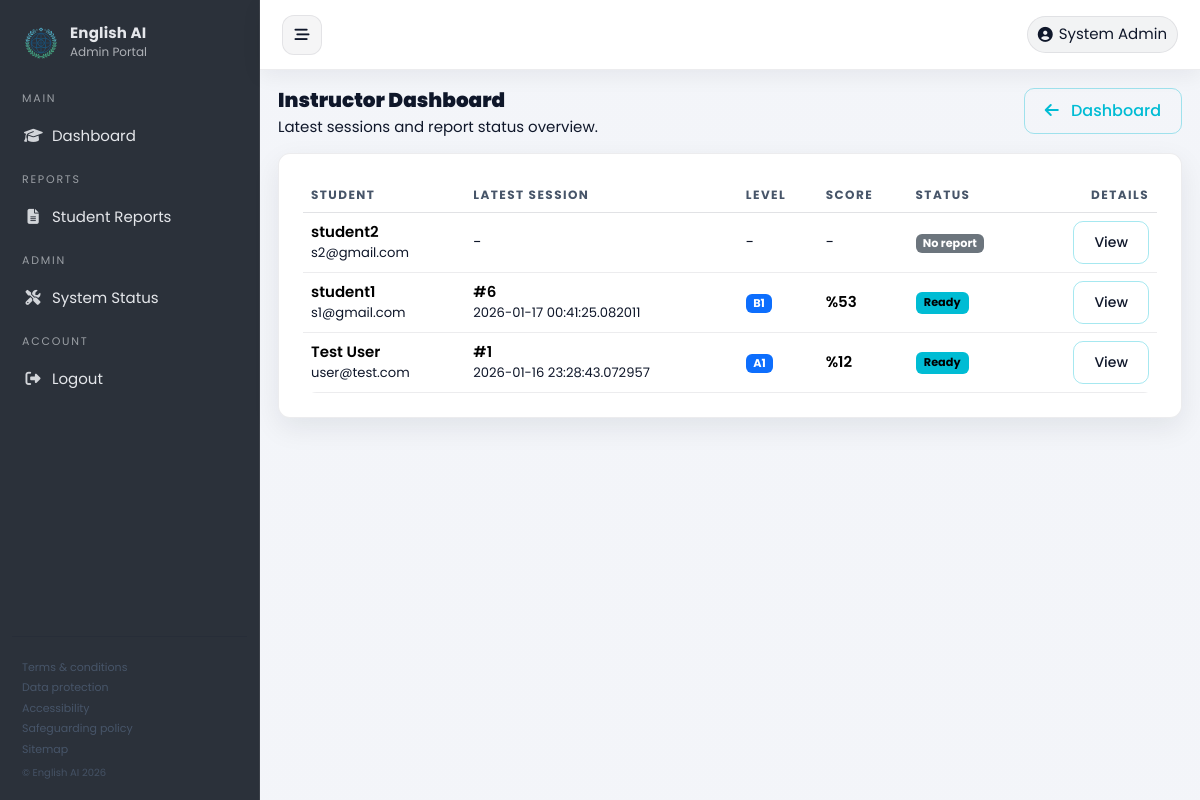
Page /instructor/reports (signed in) on the committed database.
### app/models.py (models this page shows, shortened)
class User(UserMixin, db.Model):
    __tablename__ = 'users'
    id = db.Column(db.Integer, primary_key=True)
    name = db.Column(db.String(100))
    email = db.Column(db.String(120), unique=True, index=True)
    password_hash = db.Column(db.String(128))
    role = db.Column(db.Enum(UserRole), default=UserRole.STUDENT)
    type = db.Column(db.String(50))
    __mapper_args__ = {'polymorphic_identity': 'user', 'polymorphic_on': type}

class TestSession(db.Model):
    __tablename__ = 'test_sessions'
    id = db.Column(db.Integer, primary_key=True)
    user_id = db.Column(db.Integer, db.ForeignKey('users.id'), nullable=False)
    start_time = db.Column(db.DateTime, default=datetime.utcnow)
    end_time = db.Column(db.DateTime)
    is_completed = db.Column(db.Boolean, default=False)
    current_module = db.Column(db.Enum(ModuleType), default=ModuleType.GRAMMAR)
    current_question_index = db.Column(db.Integer, default=0)
    current_difficulty = db.Column(db.Enum(CEFRLevel), default=CEFRLevel.A1)
    responses = db.relationship('Response', backref='session', lazy='dynamic')
    module_attempts = db.relationship('SessionModuleAttempt', backref='session', lazy='dynamic')
    session_questions = db.relationship('SessionQuestion', backref='session', lazy='dynamic')
    technical_events = db.relationship('TechnicalEvent', backref='session', lazy='dynamic')

class Report(db.Model):
    __tablename__ = 'reports'
    id = db.Column(db.Integer, primary_key=True)
    session_id = db.Column(db.Integer, db.ForeignKey('test_sessions.id'))
    score = db.Column(db.Float)
    level_result = db.Column(db.Enum(CEFRLevel))
    ai_feedback = db.Column(db.Text)  # Long report written by AI
    status = db.Column(db.Enum(ReportStatus), default=ReportStatus.PENDING, nullable=False)
    created_at = db.Column(db.DateTime, default=datetime.utcnow, nullable=False)
    updated_at = db.Column(db.DateTime, default=datetime.utcnow, nullable=False, onupdate=datetime.utcnow)
    ai_error = db.Column(db.Text)
    learning_plan = db.Column(db.Text)
    learning_plan_error = db.Column(db.Text)
    target_level = db.Column(db.Enum(CEFRLevel))
    target_weeks = db.Column(db.Integer)
    goal_note = db.Column(db.Text)
    module_stats_json = db.Column(db.Text)

### app/controllers/instructor_controller.py (the view)
@instructor_bp.route("/instructor/reports")
@login_required
@instructor_required
def all_reports():
    students = Student.query.order_by(Student.id.desc()).all()
    student_rows = []
    for s in students:
        last_session = (
            TestSession.query.filter_by(user_id=s.id).order_by(TestSession.start_time.desc()).first()
        )
        last_report = Report.query.filter_by(session_id=last_session.id).first() if last_session else None
        student_rows.append({"student": s, "session": last_session, "report": last_report})
    return render_template("instructor_reports.html", rows=student_rows)

### app/controllers/instructor_controller.py (called while the page is built)
def instructor_required(func):
    @wraps(func)
    def decorated_view(*args, **kwargs):
        if not current_user.is_authenticated:
            return redirect(url_for("auth.login"))
        if current_user.role not in (UserRole.ADMIN, UserRole.INSTRUCTOR):
            flash("You do not have permission to access this page.", "danger")
            return redirect(url_for("auth.dashboard"))
        return func(*args, **kwargs)
    return decorated_view

### app/templates/instructor_reports.html
{% extends "base.html" %}
{% block content %}
<div class="panel-head">
    <div>
        <h2 class="panel-title">Instructor Dashboard</h2>
        <div class="panel-subtitle">Latest sessions and report status overview.</div>
    </div>
    <div class="panel-actions">
        <a class="btn btn-outline-light" href="{{ url_for('auth.dashboard') }}">
            <i class="fa-solid fa-arrow-left me-2"></i> Dashboard
        </a>
    </div>
</div>
<div class="glass-card p-3 p-md-4">
    <div class="table-responsive">
        <table class="table table-modern table-hover align-middle mb-0">
            <thead>
                <tr>
                    <th>Student</th>
                    <th>Latest Session</th>
                    <th>Level</th>
                    <th>Score</th>
                    <th>Status</th>
                    <th class="text-end">Details</th>
                </tr>
            </thead>
            <tbody>
                {% for row in rows %}
                <tr>
                    <td>
                        <div class="text-white fw-semibold">{{ row.student.name }}</div>
                        <div class="text-muted small">{{ row.student.email }}</div>
                    </td>
                    <td>
                        {% if row.session %}
                            <div class="text-white fw-semibold">#{{ row.session.id }}</div>
                            <div class="text-muted small">{{ row.session.start_time }}</div>
                        {% else %}
                            <span class="text-muted">-</span>
                        {% endif %}
                    </td>
                    <td>
                        {% if row.report %}
                            <span class="badge bg-primary">{{ row.report.level_result.value }}</span>
                        {% else %}
                            <span class="text-muted">-</span>
                        {% endif %}
                    </td>
                    <td>
                        {% if row.report %}
                            <span class="text-white fw-semibold">%{{ row.report.score | int }}</span>
                        {% else %}
                            <span class="text-muted">-</span>
                        {% endif %}
                    </td>
                    <td>
                        {% if row.report %}
                            <span class="badge bg-light text-dark">{{ row.report.status.value }}</span>
                        {% else %}
                            <span class="badge bg-secondary">No report</span>
                        {% endif %}
                    </td>
                    <td class="text-end">
                        <a class="btn btn-sm btn-outline-light" href="{{ url_for('instructor.student_reports', student_id=row.student.id) }}">
                            View
                        </a>
                    </td>
                </tr>
                {% endfor %}
            </tbody>
        </table>
    </div>
</div>
{% endblock %}

### app/templates/base.html (shortened to what this page needs)
<!DOCTYPE html>
<html lang="en">
<head>
    <link href="https://cdn.jsdelivr.net/npm/bootstrap@5.3.0/dist/css/bootstrap.min.css" rel="stylesheet">
    <link rel="stylesheet" href="https://cdnjs.cloudflare.com/ajax/libs/font-awesome/6.4.0/css/all.min.css">
    <link rel="stylesheet" href="{{ url_for('static', filename='css/style.css') }}">
    <link rel="stylesheet" href="{{ url_for('static', filename='css/modern.css') }}">
</head>
<body>
    {% set is_authed = current_user.is_authenticated %}
    {% set public_full_bleed = public_full_bleed|default(false) %}
    {% if is_authed %}
    <div class="app-shell">
        <aside class="sidebar" id="sidebar">
            <a class="brand" href="{{ url_for('auth.logout') }}">
                <div class="logo brand-logo">
                    <img class="brand-logo-img" src="{{ url_for('static', filename='img/logo.png') }}"
                        onerror="this.onerror=null;this.src='{{ url_for('static', filename='img/logo.svg') }}';"
                        alt="English AI">
                </div>
                <div class="brand-text">
                    <div class="title">
                        {% if current_user.role.value == 'Student' %}English AI Student Portal{% else %}English AI{%
                        endif %}
                    </div>
                    <div class="subtitle">
                        {% if current_user.role.value != 'Student' %}{{ current_user.role.value }} Portal{% endif %}
                    </div>
                </div>
            </a>
            <div class="sidebar-menu">
                <div class="side-section-title">Main</div>
                <a class="nav-item-link" href="{{ url_for('auth.dashboard') }}" title="Dashboard">
                    <i class="fa-solid fa-graduation-cap"></i><span class="nav-label">Dashboard</span>
                </a>
                {% if current_user.role.value in ['Instructor', 'Admin'] %}
                <div class="side-section-title">Reports</div>
                <a class="nav-item-link" href="{{ url_for('instructor.all_reports') }}" title="Student Reports">
                    <i class="fa-solid fa-file-lines"></i><span class="nav-label">Student Reports</span>
                </a>
                {% endif %}
                {% if current_user.role.value == 'Admin' %}
                <div class="side-section-title">Admin</div>
                <a class="nav-item-link" href="{{ url_for('admin.system_status') }}" title="System Status">
                    <i class="fa-solid fa-screwdriver-wrench"></i><span class="nav-label">System Status</span>
                </a>
                {% endif %}
                <div class="side-section-title">Account</div>
                <a class="nav-item-link" href="{{ url_for('auth.logout') }}" title="Logout">
                    <i class="fa-solid fa-right-from-bracket"></i><span class="nav-label">Logout</span>
                </a>
            </div>
            <div class="sidebar-footer" aria-label="Sidebar footer">
                <div class="footer-links" aria-label="Footer links">
                    <a href="#">Terms &amp; conditions</a>
                    <a href="#">Data protection</a>
                    <a href="#">Accessibility</a>
                    <a href="#">Safeguarding policy</a>
                    <a href="#">Sitemap</a>
                </div>
                <div class="footer-copy">© English AI 2026</div>
            </div>
        </aside>
        <main class="content">
            <header class="topbar">
                <div class="topbar-left">
                    <button class="icon-btn d-none d-lg-inline-flex" id="sidebarToggle" type="button"
                        aria-label="Toggle sidebar" aria-controls="sidebar" aria-expanded="true">
                        <i class="fa-solid fa-bars-staggered"></i>
                    </button>
                </div>
                <div class="right">
                    <span class="pill">
                        <i class="fa-solid fa-user-circle"></i> {{ current_user.name }}
                    </span>
                </div>
            </header>
            <div class="page">
                {% elif public_full_bleed %}
                <div class="public-shell">
                    {% else %}
                    <div class="auth-shell">
                        <div class="auth-card p-4 p-md-5">
                            {% endif %}
                            {% block content %}{% endblock %}
                            {% if is_authed %}
                        </div>
        </main>
    </div>
    {% elif public_full_bleed %}
    </div>
    {% else %}
    </div>
    </div>
    {% endif %}
</body>
</html>

### app/static/css/style.css (style rules this page uses)
body { font-family: 'Poppins', sans-serif; background-color: #0b1324; min-height: 100vh; display: flex; flex-direction: column; }
.btn { border-radius: 10px; padding: 10px 20px; font-weight: 500; }

### rows in the picture
User: role.value "Admin", name "System Admin"
User: student.name "student2", student.email "s2@gmail.com"
User: student.name "student1", student.email "s1@gmail.com"
TestSession: session.id "6", session.start_time "2026-01-17 00:41:25.082011"
Report: report.level_result.value "B1", report.score "53", report.status.value "Ready"
User: student.name "Test User", student.email "user@test.com"
TestSession: session.id "1", session.start_time "2026-01-16 23:28:43.072957"
Report: report.level_result.value "A1", report.score "12", report.status.value "Ready"
